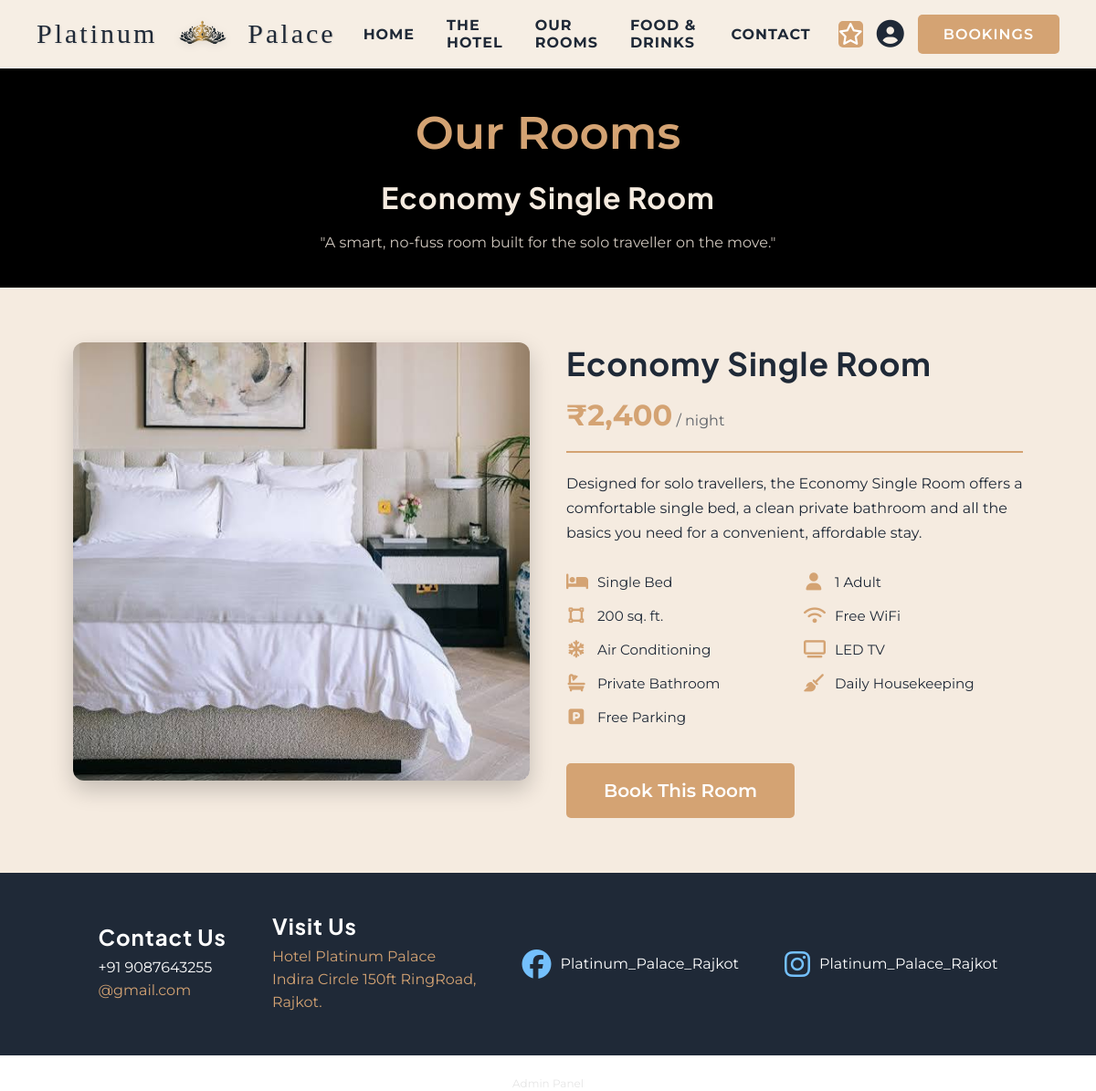
The app's page /room5.php with its own data.
### tables this page shows
CREATE TABLE rooms (
    room_id INT AUTO_INCREMENT PRIMARY KEY,
    room_name VARCHAR(100) NOT NULL,        
    room_type VARCHAR(50),                  
    description TEXT,
    price_per_night DECIMAL(10,2) NOT NULL,
    max_occupancy INT DEFAULT 2,
    image_path VARCHAR(255),                
    status ENUM('available','occupied','maintenance') DEFAULT 'available'
);

### room5.php (the view, shortened to what this page needs)
<?php
include 'connection.php';
$room_id = 5;
$stmt = $conn->prepare("SELECT room_id, room_name, price_per_night, image_path FROM rooms WHERE room_id = ?");
$stmt->bind_param("i", $room_id);
$stmt->execute();
$result = $stmt->get_result();
$room = $result->fetch_assoc();
?>
<!DOCTYPE html>
<html lang="en">
<head>
    <link rel="stylesheet" href="room1.css">
    <link rel="stylesheet" href="https://cdnjs.cloudflare.com/ajax/libs/font-awesome/6.5.1/css/all.min.css">
</head>
<body>
    <?php include 'navbar.php'; ?>
    <div class="room1_hero">
        <p>Our Rooms</p>
        <h1><?php echo htmlspecialchars($room['room_name']); ?></h1>
        <div id="hero_sub">"A smart, no-fuss room built for the solo traveller on the move."</div>
    </div>
    <div class="room1_body">
        <div class="room1_gallery">
            <img src="<?php echo htmlspecialchars($room['image_path']); ?>" alt="<?php echo htmlspecialchars($room['room_name']); ?>">
        </div>
        <div class="room1_info">
            <div class="room1_info_head">
                <h2><?php echo htmlspecialchars($room['room_name']); ?></h2>
                <div class="room1_price">
                    <span class="amount">₹<?php echo number_format($room['price_per_night'], 0); ?></span>
                    <span class="per">/ night</span>
                </div>
            </div>
            <p class="room1_desc">
                Designed for solo travellers, the Economy Single Room offers a comfortable single bed,
                a clean private bathroom and all the basics you need for a convenient, affordable stay.
            </p>
            <div class="room1_features">
                <div class="feature"><i class="fa-solid fa-bed"></i><span>Single Bed</span></div>
                <div class="feature"><i class="fa-solid fa-user"></i><span>1 Adult</span></div>
                <div class="feature"><i class="fa-solid fa-vector-square"></i><span>200 sq. ft.</span></div>
                <div class="feature"><i class="fa-solid fa-wifi"></i><span>Free WiFi</span></div>
                <div class="feature"><i class="fa-solid fa-snowflake"></i><span>Air Conditioning</span></div>
                <div class="feature"><i class="fa-solid fa-tv"></i><span>LED TV</span></div>
                <div class="feature"><i class="fa-solid fa-bath"></i><span>Private Bathroom</span></div>
                <div class="feature"><i class="fa-solid fa-broom"></i><span>Daily Housekeeping</span></div>
                <div class="feature"><i class="fa-solid fa-square-parking"></i><span>Free Parking</span></div>
            </div>
            <div class="room1_book_btn">
                <a href="book_room.php?room_id=<?php echo $room['room_id']; ?>">
                    <button>Book This Room</button>
                </a>
            </div>
        </div>
    </div>
    <?php include 'footer.php'; ?>
</body>
</html>

### room1.css (style rules this page uses)
* { margin: 0; padding: 0; box-sizing: border-box; font-family: 'Montserrat', sans-serif; }
.room1_hero { min-height: 220px; height: auto; width: 100%; background-color: black; text-align: center; padding: 40px 20px; }
.room1_hero p { font-size: 50px; font-weight: 600; color: #D4A373; }
.room1_hero h1 { color: #F5EBE0; margin: 20px 0; letter-spacing: 1px; }
#hero_sub { color: #F5EBE0; margin: 20px auto 0 auto; max-width: 600px; opacity: 0.85; }
.room1_body { display: flex; flex-wrap: wrap; gap: 40px; padding: 60px 80px; background-color: #F5EBE0; align-items: flex-start; }
.room1_gallery { flex: 1 1 420px; }
.room1_gallery img { width: 100%; height: 480px; object-fit: cover; border-radius: 12px; box-shadow: 0 10px 25px rgba(0,0,0,0.2); }
.room1_info { flex: 1 1 420px; }
.room1_info_head { display: flex; justify-content: space-between; align-items: flex-end; flex-wrap: wrap; gap: 15px; border-bottom: 2px solid #D4A373; padding-bottom: 20px; margin-bottom: 20px; }
.room1_info_head h2 { color: #1f2937; font-size: 2.2rem; }
.room1_price .amount { font-size: 2rem; font-weight: 700; color: #D4A373; }
.room1_price .per { font-size: 1rem; color: #1f2937; opacity: 0.7; }
.room1_desc { color: #1f2937; line-height: 1.7; margin-bottom: 30px; }
.room1_features { display: grid; grid-template-columns: repeat(2, 1fr); gap: 18px 20px; margin-bottom: 40px; }
.feature { display: flex; align-items: center; gap: 12px; color: #1f2937; font-size: 0.95rem; }
.feature i { color: #D4A373; font-size: 1.2rem; width: 22px; text-align: center; }
.room1_book_btn button { height: 60px; width: 250px; color: white; background-color: #D4A373; border: none; border-radius: 10px; font-size: 20px; font-weight: 600; cursor: pointer; transition: 0.2s ease; }
button, .btn-booking, input[type="submit"], .btn { background-color: #D4A373 !important; color: white !important; border-radius: 5px !important; border: none !important; font-weight: 600 !important; transition: all 0.3s ease !important; }
h1, h2, h3, h4, h5, h6 { font-family: 'Plus Jakarta Sans', sans-serif !important; letter-spacing: 1px; }

### style.css (style rules this page uses)
* { margin: 0; padding: 0; box-sizing: border-box; font-family: 'Montserrat', sans-serif; }
h1, h2, h3, h4, h5, h6 { font-family: 'Plus Jakarta Sans', sans-serif; letter-spacing: 1px; }
button { height: 45px; width: 150px; cursor: pointer; }
button, .btn-booking, input[type="submit"], .btn { background-color: #D4A373 !important; color: white !important; border-radius: 5px !important; border: none !important; font-weight: 600 !important; transition: all 0.3s ease !important; }
h1, h2, h3, h4, h5, h6 { font-family: 'Plus Jakarta Sans', sans-serif !important; letter-spacing: 1px; }

### records on screen
rooms: room_name "Economy Single Room", image_path (picture), price_per_night "2,400"
